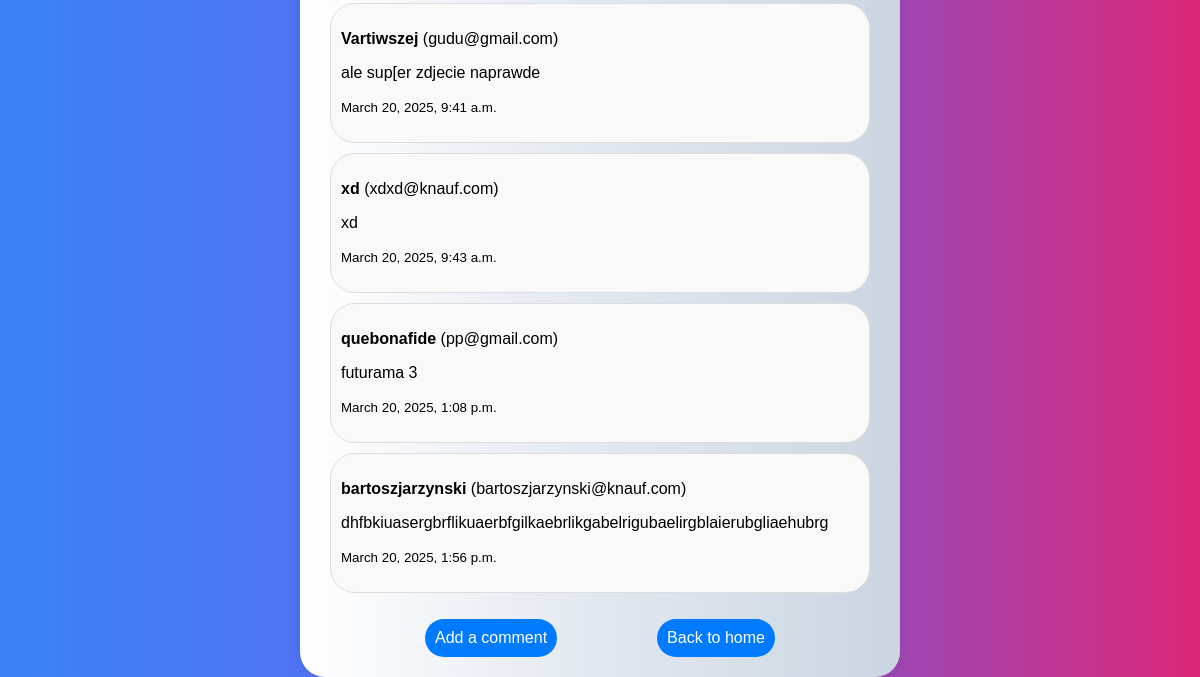
Page /post/2/ (lower part) on the earlier database version.
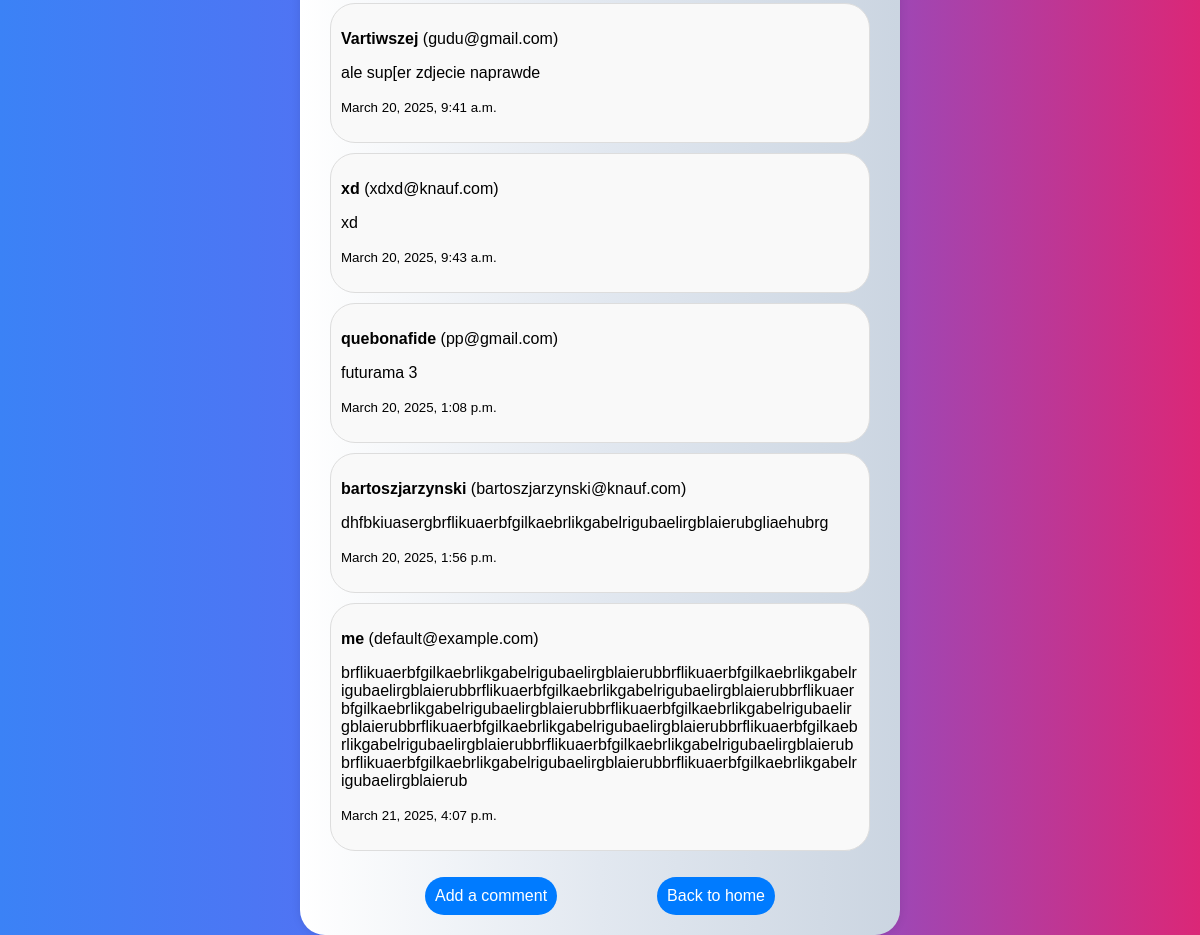
Same page on the later database version.
### sites/models.py (models this page shows, shortened)
class Comment(models.Model):
    post = models.ForeignKey(Post, related_name='comments', on_delete=models.CASCADE)
    name = models.CharField(max_length=100)
    email = models.EmailField(default='default@example.com')
    text = models.TextField()
    created_at = models.DateTimeField(auto_now_add=True)

### sites/views.py (the view)
# urls.py: path('post/<int:post_id>/', views.post_page, name='post_page'),
def post_page(request, post_id):
    post = get_object_or_404(Post, id=post_id)
    comments = Comment.objects.filter(post=post)
    return render(request, 'post.html', {'post': post, 'comments': comments})

### sites/templates/post.html (shortened to what this page needs)
<!DOCTYPE html>
<html>
<head>
    {% load static %}
    <link rel="stylesheet" href="{% static 'style.css' %}">
</head>
<body>
    <div class="container">
        <ul class="comments">
            {% for comment in comments %}
            <li>
                <p><strong>{{ comment.name }}</strong> ({{ comment.email }})</p>
                <p>{{ comment.text }}</p>
                <p><small>{{ comment.created_at }}</small></p>
            </li>
            {% endfor %}
        </ul>
        <div class="actions">
            <a href="{% url 'add_comment' post.id %}">Add a comment</a>
            <a href="{% url 'home_page' %}">Back to home</a>
        </div
    </div>
</body>
</html>

Differences in the rows shown:
added Comment: name "me", email "default@example.com", text "brflikuaerbfgilkaebrlikgabelrigubaelirgblaierubbrflikuaerbfgilkaebrlikgabelrigubaelirgblaierubbrflikuaerbfgilkaebrlikgabelrigubaelirgblaierubbrflikuaerbfgilkaebrlikgabelrigubaelirgblaierubbrflikuaerbfgilkaebrlikgabelrigubaelirgblaierubbrflikuaerbfgilkaebrlikgabelrigubaelirgblaierubbrflikuaerbfgilkaebrlikgabelrigubaelirgblaierubbrflikuaerbfgilkaebrlikgabelrigubaelirgblaierubbrflikuaerbfgilkaebrlikgabelrigubaelirgblaierubbrflikuaerbfgilkaebrlikgabelrigubaelirgblaierub", created_at "March 21, 2025, 4:07 p.m."
